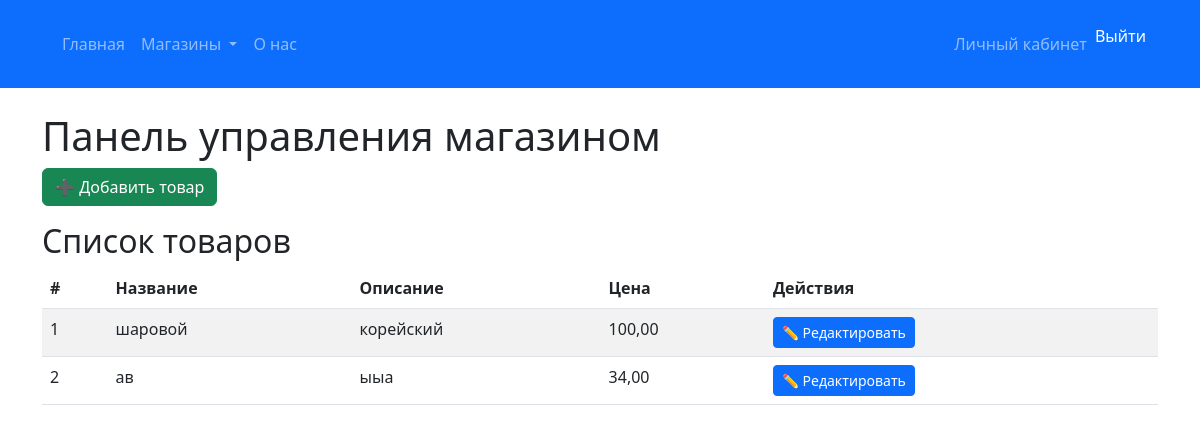
The app's page /store-dashboard/ (signed in), older data.
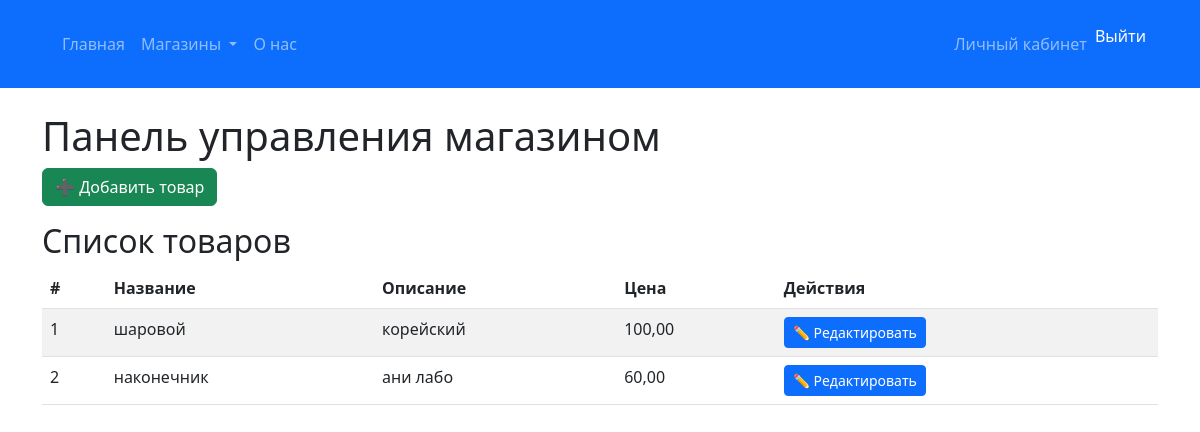
The same page, newer data.
### store/models/product.py (models this page shows, shortened)
class Product(models.Model):
    name = models.CharField(max_length=200)
    description = models.TextField()
    price = models.DecimalField(max_digits=8, decimal_places=2)
    subcategory = models.ForeignKey(SubCategory, related_name='products', on_delete=models.CASCADE)
    store = models.ForeignKey(Store, related_name='products', on_delete=models.CASCADE, default=1)  # Значение по умолчанию, которое будет установлено для старых продуктов
    image = models.ImageField(upload_to='product_images/', null=True, blank=True)  # Поле для изображения
    class Meta:
        verbose_name = 'Product'
        verbose_name_plural = 'Products'

### store/views.py (the view)
# urls.py: path('store-dashboard/', store_dashboard_view, name='store_dashboard'),  # Перенаправление на дашборд магазина
@login_required
def store_dashboard_view(request):
    try:
        store = Store.objects.get(owner=request.user)  # Получаем магазин текущего пользователя
        products = Product.objects.filter(store=store)  # Получаем товары, связанные с магазином
    except Store.DoesNotExist:
        return redirect('create_store')  # Если магазина нет, перенаправляем на создание
    return render(request, 'store/dashboard.html', {
        'store': store,
        'products': products,
    })

### app/context_processors.py (called while the page is built)
def menu_categories(request):
    stores = Store.objects.prefetch_related('categories__subcategories').all()
    return {'menu_categories': stores}

### store/templates/store/dashboard.html
{% include 'app/header.html' %}
<div class="container mt-4">
    <h1>Панель управления магазином</h1>
    <a href="{% url 'add_product' %}" class="btn btn-success mb-3">➕ Добавить товар</a>
    <h2>Список товаров</h2>
    {% if products %}
        <table class="table table-striped">
            <thead>
                <tr>
                    <th>#</th>
                    <th>Название</th>
                    <th>Описание</th>
                    <th>Цена</th>
                    <th>Действия</th>
                </tr>
            </thead>
            <tbody>
                {% for product in products %}
                    <tr>
                        <td>{{ forloop.counter }}</td>
                        <td>{{ product.name }}</td>
                        <td>{{ product.description }}</td>
                        <td>{{ product.price }}</td>
                        <td>
                            <a href="{% url 'edit_product' product.id %}" class="btn btn-primary btn-sm">✏️ Редактировать</a>
                        </td>
                    </tr>
                {% endfor %}
            </tbody>
        </table>
    {% else %}
        <p>У вас пока нет товаров.</p>
    {% endif %}
</div>

Row changes from the older to the newer data that the page shows:
changed Product: name "ав" → "наконечник"; description "ыыа" → "ани лабо"; price "34,00" → "60,00"
